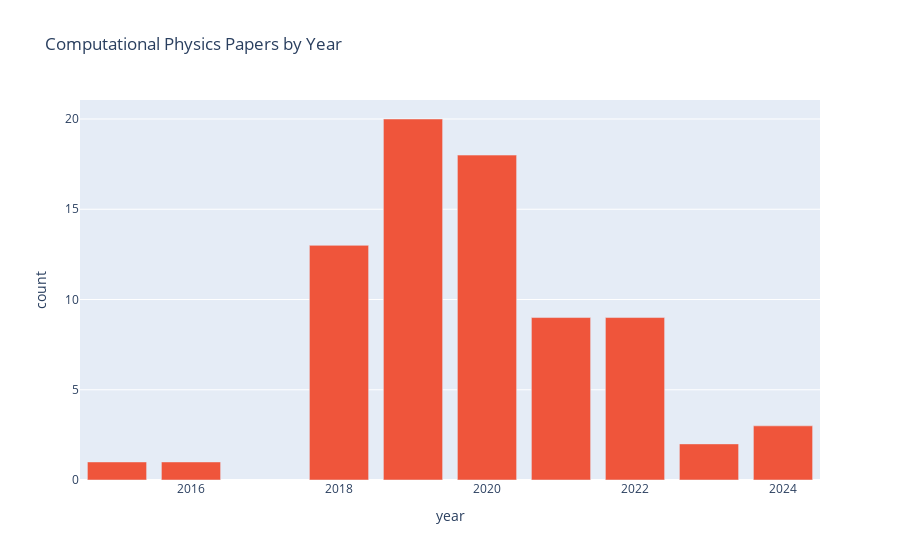

The notebook cell saved with this chart:
### Code cell
top = 'Computational Physics'
px.bar(cat_year_num.query("category == @top"), x = 'year', y = 'count', title= top + " Papers by Year", color_discrete_sequence=[color_dict[top]])

### Figure 1 — Plotly figure (JSON) as saved in the notebook; plotly's stock layout.template omitted (floating-point values rounded to 4 significant figures)
{"data": [{"hovertemplate": "year=%{x}<br>count=%{y}<extra></extra>", "legendgroup": "", "marker": {"color": "#EF553B", "pattern": {"shape": ""}}, "name": "", "orientation": "v", "showlegend": false, "textposition": "auto", "type": "bar", "x": [2015, 2016, 2018, 2019, 2020, 2021, 2022, 2023, 2024], "xaxis": "x", "y": [1, 1, 13, 20, 18, 9, 9, 2, 3], "yaxis": "y"}], "layout": {"barmode": "relative", "legend": {"tracegroupgap": 0}, "title": {"text": "Computational Physics Papers by Year"}, "xaxis": {"anchor": "y", "domain": [0, 1], "title": {"text": "year"}}, "yaxis": {"anchor": "x", "domain": [0, 1], "title": {"text": "count"}}}}
